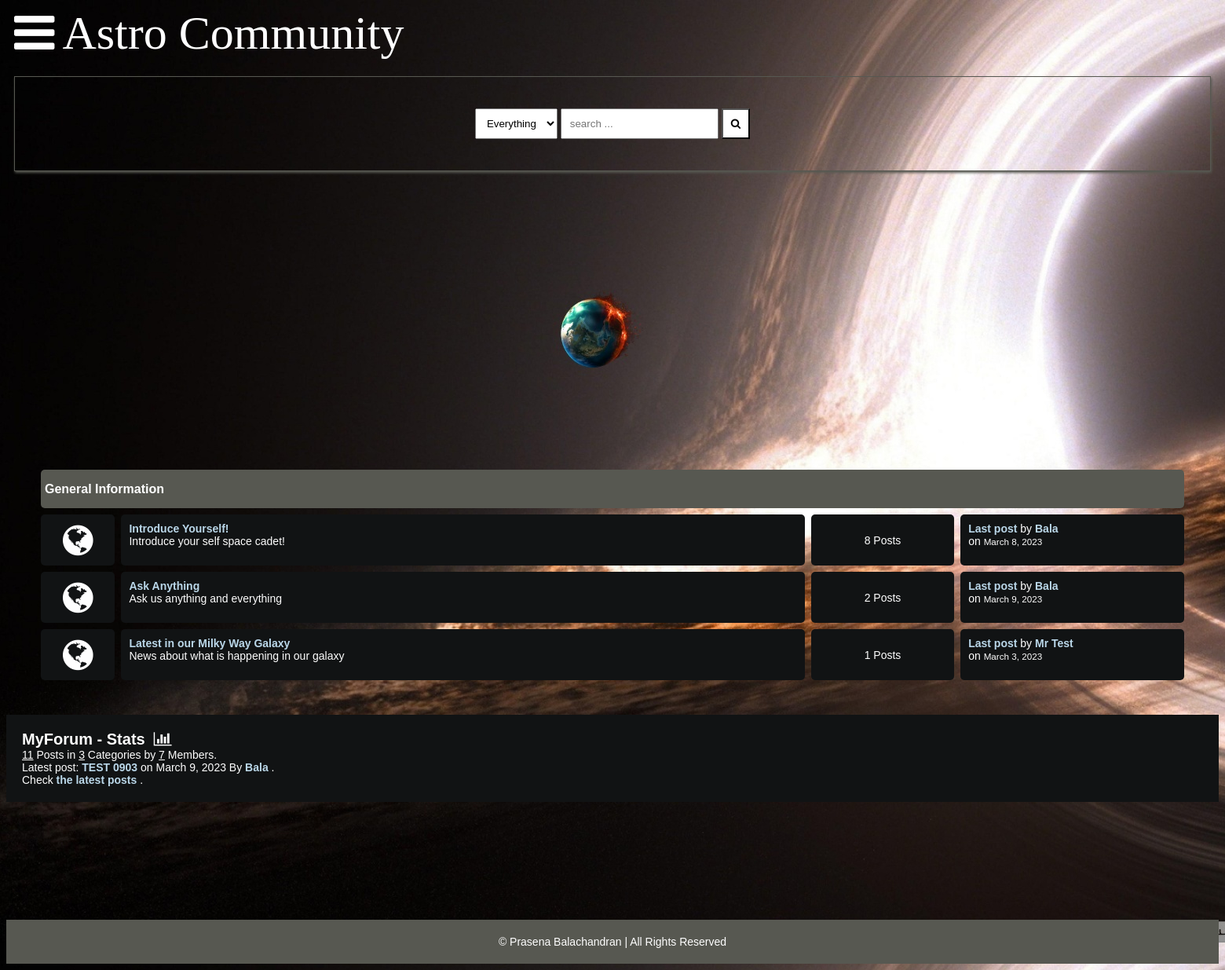
The app's page /, older data.
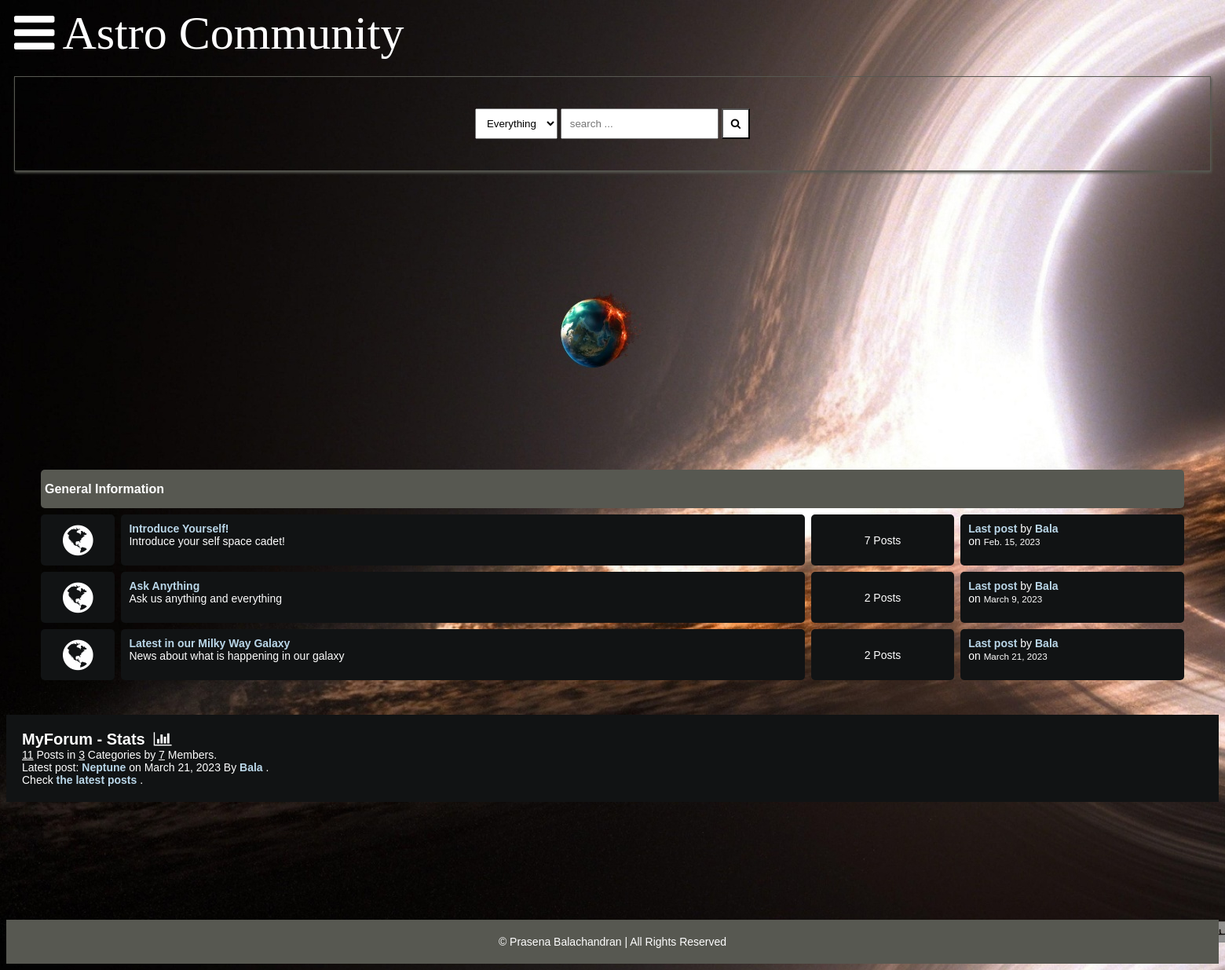
The same page, newer data.
### main/models.py (models this page shows, shortened)
class Category(models.Model):
    title = models.CharField(max_length=50)
    slug = models.SlugField(max_length=400, unique=True, blank=True)
    description = models.TextField(default="description")
    class Meta:
        verbose_name_plural = "categories"
    def get_url(self):
        return reverse("posts", kwargs={"slug": self.slug})
    @property
    def num_posts(self):
        return Post.objects.filter(categories=self).count()
    @property
    def last_post(self):
        return Post.objects.filter(categories=self).latest("date")

class Post(models.Model):
    title = models.CharField(max_length=400)
    slug = models.SlugField(max_length=400, unique=True, blank=True)
    user = models.ForeignKey(Author, on_delete=models.CASCADE)
    content = HTMLField()
    categories = models.ManyToManyField(Category)
    date = models.DateTimeField(auto_now_add=True)
    approved = models.BooleanField(default=False)
    hit_count_generic = GenericRelation(
        HitCount,
        object_id_field="object_pk",
        related_query_name="hit_count_generic_relation",
    )
    tags = TaggableManager()
    comments = models.ManyToManyField(Comment, blank=True)
    closed = models.BooleanField(default=False)
    state = models.CharField(max_length=40, default="zero")
    def get_url(self):
        return reverse("detail", kwargs={"slug": self.slug})

class Author(models.Model):
    user = models.ForeignKey(User, on_delete=models.CASCADE)
    fullname = models.CharField(max_length=40, blank=True)
    slug = slug = models.SlugField(max_length=400, unique=True, blank=True)
    bio = HTMLField()
    points = models.IntegerField(default=0)
    profile_pic = ResizedImageField(
        size=[50, 80],
        quality=100,
        upload_to="authors",
        default=None,
        null=True,
        blank=True,
    )

### main/views.py (the view)
# urls.py: path("", home, name="home"),
def home(request):
    forums = Category.objects.all()
    num_posts = Post.objects.all().count()
    num_users = User.objects.all().count()
    num_categories = forums.count()
    try:
        last_post = Post.objects.latest("date")
    except Post.DoesNotExist:
        last_post = []
    context = {
        "forums": forums,
        "num_posts": num_posts,
        "num_users": num_users,
        "num_categories": num_categories,
        "last_post": last_post,
        "title": "ASTRO forum app"
    }
    return render(request, "index.html", context)

### main/context_processors.py (called while the page is built, shortened)
def searchFunction(request):
    search_context = {}
    posts = Post.objects.all()
    return search_context

### templates/index.html
{% extends 'base.html' %} {% block content %}
<div class="container">
	<div class="video-wrapper">
		<video playsinline autoplay muted loop>
			<source src="static/assets/videos/moon.mp4" type="video/webm" >
		</video>
	</div>
	<div class="subforum">
		<div class="subforum-title">
			<h1>General Information</h1>
		</div>
		{% for forum in forums %}
		<div class="subforum-row">
			<div class="subforum-icon subforum-column center">
				<i class="fa fa-globe center"></i>
			</div>
			<div class="subforum-description subforum-column">
				<h4><a href="{{forum.get_url}}">{{forum.title}}</a></h4>
				<p>{{forum.description}}</p>
			</div>
			<div class="subforum-stats subforum-column center">
				<span>{{forum.num_posts}} Posts</span>
			</div>
			<div class="subforum-info subforum-column">
				<b><a href="{{forum.last_post.get_url}}">Last post</a></b> by <a href="">{{forum.last_post.user.fullname|title}}</a> <br >
				on <small>{{forum.last_post.date|date}}</small>
			</div>
		</div>
		{% endfor %}
	</div>
</div>
<div class="forum-info">
	<div class="chart">MyForum - Stats &nbsp;<i class="fa fa-bar-chart"></i></div>
	<span><u>{{num_posts}}</u> Posts in <u>{{num_categories}}</u> Categories by <u>{{num_users}}</u> Members.</span><br >
	{% if forums %}
	<span>
		Latest post: <b><a href="{{last_post.get_url}}">{{last_post.title}}</a></b> on {{last_post.date|date}} By <a href="">{{last_post.user.fullname|title}}</a>
	</span>
	.<br >
	<span>Check <a href="{% url 'latest_posts' %}">the latest posts</a> .</span><br >
	{% endif %}
</div>
{% endblock content %}

### templates/base.html (shortened to what this page needs)
{% load static %}
<!DOCTYPE html>
<html lang="en">
<head>
	<link rel="stylesheet" href="{% static 'assets/css/style.css' %}" >
	<link rel="stylesheet" href="https://cdnjs.cloudflare.com/ajax/libs/font-awesome/4.7.0/css/font-awesome.min.css" >
</head>
<body>
	<header>
		<nav class="navbar">
			<a class="bar-icon" id="iconBar" onclick="hideIconBar()"><i class="fa fa-bars"></i></a>
			<div class="brand">Astro Community</div>
		</nav>
				<form action="{% url 'search_result' %}" method="GET">
				<div class="search-box">
					<div>
						<select name="search" id="search">
							<option value="Everything">Everything</option>
						</select>
						<input type="text" name="q" id="search-input" placeholder="search ..." aria-label="Search" >
						<button type="submit" name="search" aria-label="Search"><i class="fa fa-search"></i></button>
					</div>
				</div>
				</form>
	</header>
	{% block content %} {% endblock content %}
	<footer>
		<span>&copy; Prasena Balachandran | All Rights Reserved</span>
	</footer>
</body>
</html>

### static/assets/css/style.css (style rules this page uses)
:root { background-image: url("../images/blackhole.jpg"); background-color: #cccccc; }
* { box-sizing: border-box; }
html { font-size: 14px; font-family: 'Titillium Web', sans-serif; background-color:rgb(0,0,0); color:#FEFEFE; }
a { color:#BAD7E9; font-weight: bolder; text-decoration: none; }
video { position: absolute; top: 0; left: 0; }
.video-wrapper { position: relative; margin-top: 20px; width: 1800px; height: 300px; overflow: hidden; text-align: center; display: flex; align-items: center; justify-content: center; }
video { object-fit: cover; height: 100%; width: 100%; position: absolute; top: 0; left: 0; }
h1 { font-size:16px; font-weight: bolder; }
.container { margin: 20px; padding: 20px; }
.subforum { margin-top:20px; }
.subforum-title { background-color:#575851; padding: 5px; border-radius: 5px; margin:4px; }
.subforum-row { display: grid; grid-template-columns: 7% 60% 13% 20%; }
.subforum-column { padding: 10px; margin:4px; border-radius: 5px; background-color:#111314; }
.subforum-description * { margin-block: 0; }
.center { display: flex; justify-content: center; align-items: center; }
.subforum-icon i { font-size: 45px; }
header { margin-inline: 10px; }
.navbar { display:flex; align-items: center; }
.bar-icon { font-size: 60px; display: inline-block; margin-right:10px; color: #fff; cursor: pointer; }
.brand { font-family: Fredoka; font-size:60px; display: inline-block; color: #fff; }
.search-box { border: solid 1px #575851; margin-top: 20px; padding: 40px; display:flex; justify-content: center; box-shadow:1px 2px 3px #575851; }
.search-box select { padding: 10px; }
.search-box input { padding: 10px; }
.search-box button { padding: 10px; background-color:#fff; color:#000000; }
.forum-info { padding: 20px; background-color: #111314; }
.chart { font-size:20px; font-weight:bold; }
footer { margin-top: 20px; padding: 20px; background-color: #575851; display: block; text-align: center; }

Row changes from the older to the newer data that the page shows:
no longer on this page (row unchanged): Post: title "TEST 0903", date "March 9, 2023", user.fullname "Bala"
computed for Category "Introduce Yourself!": num_posts "8" → "7"; last_post "March 8, 2023" → "Feb. 15, 2023"
computed for Category "Latest in our Milky Way Galaxy": num_posts "1" → "2"; last_post.user.fullname "Mr Test" → "Bala"; last_post "March 3, 2023" → "March 21, 2023"
added Post: title "Neptune", date "March 21, 2023", user.fullname "Bala"
